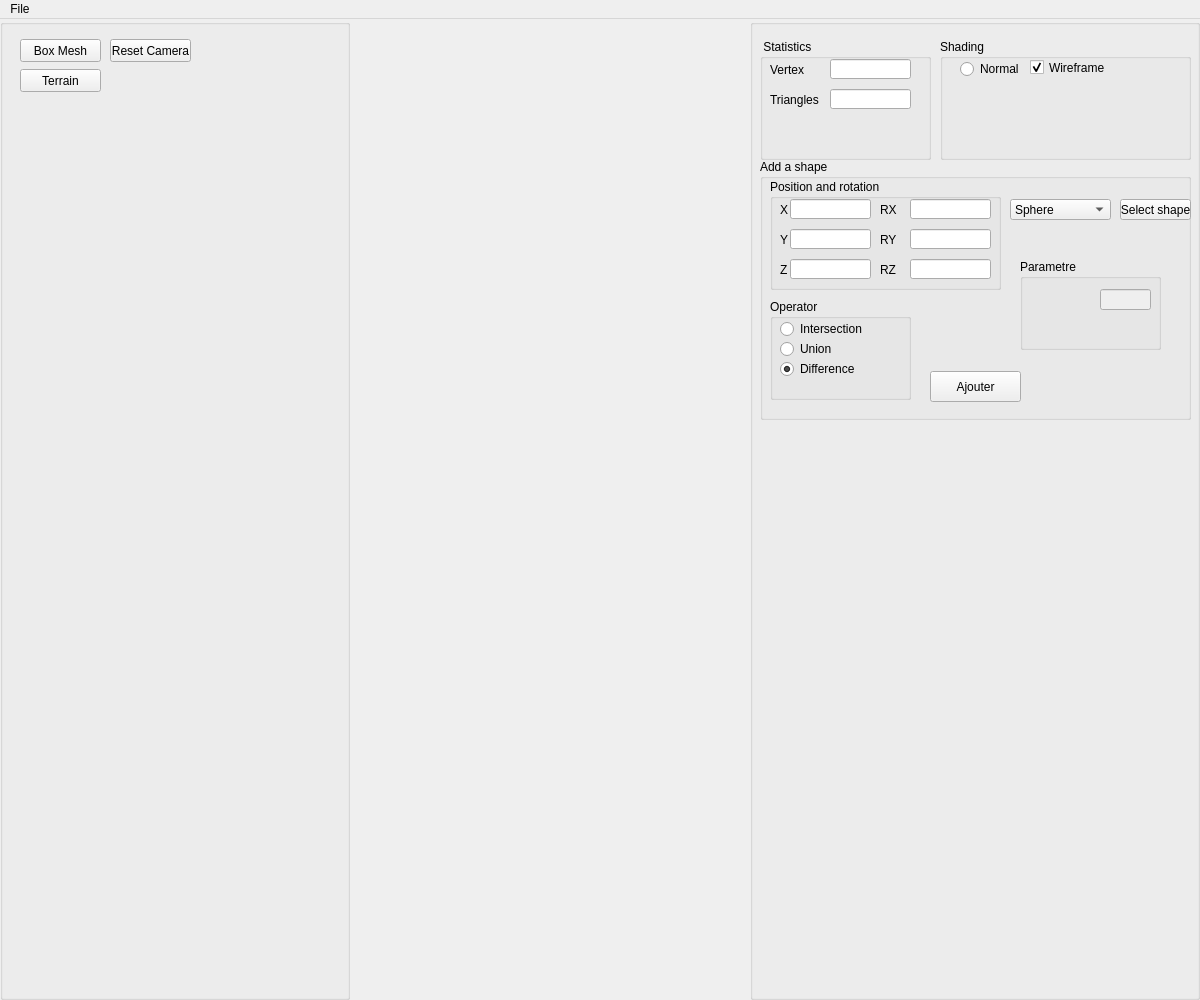
<?xml version="1.0" encoding="UTF-8"?>
<ui version="4.0">
 <class>Assets</class>
 <widget class="QMainWindow" name="Assets">
  <property name="geometry">
   <rect>
    <x>0</x>
    <y>0</y>
    <width>1200</width>
    <height>1000</height>
   </rect>
  </property>
  <property name="minimumSize">
   <size>
    <width>420</width>
    <height>300</height>
   </size>
  </property>
  <property name="windowTitle">
   <string>Implicit Terrain</string>
  </property>
  <widget class="QWidget" name="centralwidget">
   <layout class="QHBoxLayout">
    <property name="spacing">
     <number>0</number>
    </property>
    <property name="leftMargin">
     <number>0</number>
    </property>
    <property name="topMargin">
     <number>0</number>
    </property>
    <property name="rightMargin">
     <number>0</number>
    </property>
    <property name="bottomMargin">
     <number>0</number>
    </property>
    <item>
     <widget class="QGroupBox" name="Objects_groupBox">
      <property name="enabled">
       <bool>true</bool>
      </property>
      <property name="sizePolicy">
       <sizepolicy hsizetype="Fixed" vsizetype="Minimum">
        <horstretch>0</horstretch>
        <verstretch>0</verstretch>
       </sizepolicy>
      </property>
      <property name="minimumSize">
       <size>
        <width>350</width>
        <height>250</height>
       </size>
      </property>
      <property name="title">
       <string/>
      </property>
      <widget class="QPushButton" name="boxMesh">
       <property name="geometry">
        <rect>
         <x>20</x>
         <y>20</y>
         <width>81</width>
         <height>23</height>
        </rect>
       </property>
       <property name="toolTip">
        <string>&lt;!DOCTYPE HTML PUBLIC &quot;-//W3C//DTD HTML 4.0//EN&quot; &quot;http://www.w3.org/TR/REC-html40/strict.dtd&quot;&gt;
&lt;html&gt;&lt;head&gt;&lt;meta name=&quot;qrichtext&quot; content=&quot;1&quot; /&gt;&lt;style type=&quot;text/css&quot;&gt;
p, li { white-space: pre-wrap; }
&lt;/style&gt;&lt;/head&gt;&lt;body style=&quot; font-family:'MS Shell Dlg 2'; font-size:8pt; font-weight:400; font-style:normal;&quot;&gt;
&lt;p style=&quot; margin-top:0px; margin-bottom:0px; margin-left:0px; margin-right:0px; -qt-block-indent:0; text-indent:0px;&quot;&gt;&lt;span style=&quot; color:#5500ff;&quot;&gt;Callback #01&lt;/span&gt;&lt;/p&gt;
&lt;p style=&quot; margin-top:0px; margin-bottom:0px; margin-left:0px; margin-right:0px; -qt-block-indent:0; text-indent:0px;&quot;&gt;&lt;span style=&quot; font-style:italic; color:#aa00ff;&quot;&gt;Create Eurographics 1996 Bear&lt;/span&gt;&lt;/p&gt;&lt;/body&gt;&lt;/html&gt;</string>
       </property>
       <property name="text">
        <string>Box Mesh</string>
       </property>
       <property name="checkable">
        <bool>false</bool>
       </property>
      </widget>
      <widget class="QPushButton" name="resetcameraButton">
       <property name="geometry">
        <rect>
         <x>110</x>
         <y>20</y>
         <width>81</width>
         <height>23</height>
        </rect>
       </property>
       <property name="toolTip">
        <string>&lt;html&gt;&lt;head/&gt;&lt;body&gt;&lt;p&gt;&lt;span style=&quot; color:#5500ff;&quot;&gt;Callback #03&lt;/span&gt;&lt;/p&gt;&lt;p&gt;&lt;span style=&quot; font-style:italic; color:#aa00ff;&quot;&gt;Create Eurographics 1996 Bird&lt;/span&gt;&lt;/p&gt;&lt;/body&gt;&lt;/html&gt;</string>
       </property>
       <property name="text">
        <string>Reset Camera</string>
       </property>
       <property name="checkable">
        <bool>true</bool>
       </property>
       <property name="autoDefault">
        <bool>false</bool>
       </property>
       <property name="default">
        <bool>false</bool>
       </property>
       <property name="flat">
        <bool>false</bool>
       </property>
      </widget>
      <widget class="QPushButton" name="boxTerrain">
       <property name="geometry">
        <rect>
         <x>20</x>
         <y>50</y>
         <width>81</width>
         <height>23</height>
        </rect>
       </property>
       <property name="toolTip">
        <string>&lt;!DOCTYPE HTML PUBLIC &quot;-//W3C//DTD HTML 4.0//EN&quot; &quot;http://www.w3.org/TR/REC-html40/strict.dtd&quot;&gt;
&lt;html&gt;&lt;head&gt;&lt;meta name=&quot;qrichtext&quot; content=&quot;1&quot; /&gt;&lt;style type=&quot;text/css&quot;&gt;
p, li { white-space: pre-wrap; }
&lt;/style&gt;&lt;/head&gt;&lt;body style=&quot; font-family:'MS Shell Dlg 2'; font-size:8pt; font-weight:400; font-style:normal;&quot;&gt;
&lt;p style=&quot; margin-top:0px; margin-bottom:0px; margin-left:0px; margin-right:0px; -qt-block-indent:0; text-indent:0px;&quot;&gt;&lt;span style=&quot; color:#5500ff;&quot;&gt;Callback #01&lt;/span&gt;&lt;/p&gt;
&lt;p style=&quot; margin-top:0px; margin-bottom:0px; margin-left:0px; margin-right:0px; -qt-block-indent:0; text-indent:0px;&quot;&gt;&lt;span style=&quot; font-style:italic; color:#aa00ff;&quot;&gt;Create Eurographics 1996 Bear&lt;/span&gt;&lt;/p&gt;&lt;/body&gt;&lt;/html&gt;</string>
       </property>
       <property name="text">
        <string>Terrain</string>
       </property>
       <property name="checkable">
        <bool>false</bool>
       </property>
      </widget>
     </widget>
    </item>
    <item>
     <widget class="QWidget" name="widget_GL" native="true"/>
    </item>
    <item>
     <widget class="QGroupBox" name="Parameters_groupBox">
      <property name="sizePolicy">
       <sizepolicy hsizetype="Maximum" vsizetype="Minimum">
        <horstretch>0</horstretch>
        <verstretch>0</verstretch>
       </sizepolicy>
      </property>
      <property name="minimumSize">
       <size>
        <width>450</width>
        <height>141</height>
       </size>
      </property>
      <property name="title">
       <string/>
      </property>
      <widget class="QGroupBox" name="groupBox_4">
       <property name="geometry">
        <rect>
         <x>10</x>
         <y>20</y>
         <width>171</width>
         <height>121</height>
        </rect>
       </property>
       <property name="title">
        <string> Statistics</string>
       </property>
       <widget class="QLabel" name="label_2">
        <property name="geometry">
         <rect>
          <x>10</x>
          <y>20</y>
          <width>61</width>
          <height>21</height>
         </rect>
        </property>
        <property name="text">
         <string>Vertex</string>
        </property>
       </widget>
       <widget class="QLineEdit" name="lineEdit_2">
        <property name="geometry">
         <rect>
          <x>70</x>
          <y>50</y>
          <width>81</width>
          <height>20</height>
         </rect>
        </property>
        <property name="alignment">
         <set>Qt::AlignRight|Qt::AlignTrailing|Qt::AlignVCenter</set>
        </property>
       </widget>
       <widget class="QLabel" name="label_3">
        <property name="geometry">
         <rect>
          <x>10</x>
          <y>50</y>
          <width>61</width>
          <height>21</height>
         </rect>
        </property>
        <property name="text">
         <string>Triangles</string>
        </property>
       </widget>
       <widget class="QLineEdit" name="lineEdit">
        <property name="geometry">
         <rect>
          <x>70</x>
          <y>20</y>
          <width>81</width>
          <height>20</height>
         </rect>
        </property>
        <property name="text">
         <string/>
        </property>
        <property name="alignment">
         <set>Qt::AlignRight|Qt::AlignTrailing|Qt::AlignVCenter</set>
        </property>
       </widget>
      </widget>
      <widget class="QGroupBox" name="groupBox_13">
       <property name="geometry">
        <rect>
         <x>190</x>
         <y>20</y>
         <width>251</width>
         <height>121</height>
        </rect>
       </property>
       <property name="title">
        <string>Shading</string>
       </property>
       <widget class="QRadioButton" name="radioShadingButton_1">
        <property name="geometry">
         <rect>
          <x>20</x>
          <y>20</y>
          <width>61</width>
          <height>20</height>
         </rect>
        </property>
        <property name="text">
         <string>Normal</string>
        </property>
        <property name="checked">
         <bool>false</bool>
        </property>
       </widget>
       <widget class="QCheckBox" name="wireframe">
        <property name="geometry">
         <rect>
          <x>90</x>
          <y>20</y>
          <width>81</width>
          <height>17</height>
         </rect>
        </property>
        <property name="text">
         <string>Wireframe</string>
        </property>
        <property name="checked">
         <bool>true</bool>
        </property>
       </widget>
      </widget>
      <widget class="QGroupBox" name="groupBox_5">
       <property name="geometry">
        <rect>
         <x>10</x>
         <y>140</y>
         <width>431</width>
         <height>261</height>
        </rect>
       </property>
       <property name="title">
        <string>Add a shape</string>
       </property>
       <widget class="QPushButton" name="boxAjout">
        <property name="geometry">
         <rect>
          <x>170</x>
          <y>212</y>
          <width>91</width>
          <height>31</height>
         </rect>
        </property>
        <property name="toolTip">
         <string>&lt;!DOCTYPE HTML PUBLIC &quot;-//W3C//DTD HTML 4.0//EN&quot; &quot;http://www.w3.org/TR/REC-html40/strict.dtd&quot;&gt;
&lt;html&gt;&lt;head&gt;&lt;meta name=&quot;qrichtext&quot; content=&quot;1&quot; /&gt;&lt;style type=&quot;text/css&quot;&gt;
p, li { white-space: pre-wrap; }
&lt;/style&gt;&lt;/head&gt;&lt;body style=&quot; font-family:'MS Shell Dlg 2'; font-size:8pt; font-weight:400; font-style:normal;&quot;&gt;
&lt;p style=&quot; margin-top:0px; margin-bottom:0px; margin-left:0px; margin-right:0px; -qt-block-indent:0; text-indent:0px;&quot;&gt;&lt;span style=&quot; color:#5500ff;&quot;&gt;Callback #01&lt;/span&gt;&lt;/p&gt;
&lt;p style=&quot; margin-top:0px; margin-bottom:0px; margin-left:0px; margin-right:0px; -qt-block-indent:0; text-indent:0px;&quot;&gt;&lt;span style=&quot; font-style:italic; color:#aa00ff;&quot;&gt;Create Eurographics 1996 Bear&lt;/span&gt;&lt;/p&gt;&lt;/body&gt;&lt;/html&gt;</string>
        </property>
        <property name="text">
         <string>Ajouter</string>
        </property>
        <property name="checkable">
         <bool>false</bool>
        </property>
       </widget>
       <widget class="QGroupBox" name="groupBox_6">
        <property name="geometry">
         <rect>
          <x>10</x>
          <y>140</y>
          <width>141</width>
          <height>101</height>
         </rect>
        </property>
        <property name="title">
         <string>Operator</string>
        </property>
        <widget class="QRadioButton" name="radioShadingButton_2">
         <property name="geometry">
          <rect>
           <x>10</x>
           <y>20</y>
           <width>91</width>
           <height>20</height>
          </rect>
         </property>
         <property name="text">
          <string>Intersection</string>
         </property>
         <property name="checked">
          <bool>false</bool>
         </property>
        </widget>
        <widget class="QRadioButton" name="radioShadingButton_3">
         <property name="geometry">
          <rect>
           <x>10</x>
           <y>40</y>
           <width>81</width>
           <height>20</height>
          </rect>
         </property>
         <property name="text">
          <string>Union</string>
         </property>
         <property name="checked">
          <bool>false</bool>
         </property>
        </widget>
        <widget class="QRadioButton" name="radioShadingButton_4">
         <property name="geometry">
          <rect>
           <x>10</x>
           <y>60</y>
           <width>91</width>
           <height>20</height>
          </rect>
         </property>
         <property name="text">
          <string>Difference</string>
         </property>
         <property name="checked">
          <bool>true</bool>
         </property>
        </widget>
       </widget>
       <widget class="QGroupBox" name="groupBox_7">
        <property name="geometry">
         <rect>
          <x>10</x>
          <y>20</y>
          <width>231</width>
          <height>111</height>
         </rect>
        </property>
        <property name="title">
         <string>Position and rotation</string>
        </property>
        <widget class="QLineEdit" name="lineRotationZ">
         <property name="geometry">
          <rect>
           <x>140</x>
           <y>80</y>
           <width>81</width>
           <height>20</height>
          </rect>
         </property>
         <property name="text">
          <string/>
         </property>
         <property name="alignment">
          <set>Qt::AlignRight|Qt::AlignTrailing|Qt::AlignVCenter</set>
         </property>
        </widget>
        <widget class="QLabel" name="label_6">
         <property name="geometry">
          <rect>
           <x>10</x>
           <y>80</y>
           <width>21</width>
           <height>21</height>
          </rect>
         </property>
         <property name="text">
          <string>Z</string>
         </property>
        </widget>
        <widget class="QLabel" name="label_4">
         <property name="geometry">
          <rect>
           <x>10</x>
           <y>20</y>
           <width>21</width>
           <height>21</height>
          </rect>
         </property>
         <property name="text">
          <string>X</string>
         </property>
        </widget>
        <widget class="QLabel" name="label_5">
         <property name="geometry">
          <rect>
           <x>10</x>
           <y>50</y>
           <width>21</width>
           <height>21</height>
          </rect>
         </property>
         <property name="text">
          <string>Y</string>
         </property>
        </widget>
        <widget class="QLineEdit" name="linePositionZ">
         <property name="geometry">
          <rect>
           <x>20</x>
           <y>80</y>
           <width>81</width>
           <height>20</height>
          </rect>
         </property>
         <property name="alignment">
          <set>Qt::AlignRight|Qt::AlignTrailing|Qt::AlignVCenter</set>
         </property>
        </widget>
        <widget class="QLabel" name="label_7">
         <property name="geometry">
          <rect>
           <x>110</x>
           <y>80</y>
           <width>21</width>
           <height>21</height>
          </rect>
         </property>
         <property name="text">
          <string>RZ</string>
         </property>
        </widget>
        <widget class="QLineEdit" name="linePositionY">
         <property name="geometry">
          <rect>
           <x>20</x>
           <y>50</y>
           <width>81</width>
           <height>20</height>
          </rect>
         </property>
         <property name="alignment">
          <set>Qt::AlignRight|Qt::AlignTrailing|Qt::AlignVCenter</set>
         </property>
        </widget>
        <widget class="QLineEdit" name="linePositionX">
         <property name="geometry">
          <rect>
           <x>20</x>
           <y>20</y>
           <width>81</width>
           <height>20</height>
          </rect>
         </property>
         <property name="text">
          <string/>
         </property>
         <property name="alignment">
          <set>Qt::AlignRight|Qt::AlignTrailing|Qt::AlignVCenter</set>
         </property>
        </widget>
        <widget class="QLabel" name="label_8">
         <property name="geometry">
          <rect>
           <x>110</x>
           <y>50</y>
           <width>21</width>
           <height>21</height>
          </rect>
         </property>
         <property name="text">
          <string>RY</string>
         </property>
        </widget>
        <widget class="QLabel" name="label_9">
         <property name="geometry">
          <rect>
           <x>110</x>
           <y>20</y>
           <width>21</width>
           <height>21</height>
          </rect>
         </property>
         <property name="text">
          <string>RX</string>
         </property>
        </widget>
        <widget class="QLineEdit" name="lineRotationY">
         <property name="geometry">
          <rect>
           <x>140</x>
           <y>50</y>
           <width>81</width>
           <height>20</height>
          </rect>
         </property>
         <property name="text">
          <string/>
         </property>
         <property name="alignment">
          <set>Qt::AlignRight|Qt::AlignTrailing|Qt::AlignVCenter</set>
         </property>
        </widget>
        <widget class="QLineEdit" name="lineRotationX">
         <property name="geometry">
          <rect>
           <x>140</x>
           <y>20</y>
           <width>81</width>
           <height>20</height>
          </rect>
         </property>
         <property name="text">
          <string/>
         </property>
         <property name="alignment">
          <set>Qt::AlignRight|Qt::AlignTrailing|Qt::AlignVCenter</set>
         </property>
        </widget>
       </widget>
       <widget class="QComboBox" name="selectForm">
        <property name="enabled">
         <bool>true</bool>
        </property>
        <property name="geometry">
         <rect>
          <x>250</x>
          <y>40</y>
          <width>101</width>
          <height>21</height>
         </rect>
        </property>
        <property name="editable">
         <bool>false</bool>
        </property>
        <item>
         <property name="text">
          <string>Sphere</string>
         </property>
        </item>
        <item>
         <property name="text">
          <string>Box</string>
         </property>
        </item>
        <item>
         <property name="text">
          <string>Capsule</string>
         </property>
        </item>
        <item>
         <property name="text">
          <string>Cone</string>
         </property>
        </item>
        <item>
         <property name="text">
          <string>Ellipsoid</string>
         </property>
        </item>
        <item>
         <property name="text">
          <string>Pyramid</string>
         </property>
        </item>
        <item>
         <property name="text">
          <string>Torus</string>
         </property>
        </item>
       </widget>
       <widget class="QGroupBox" name="groupBox_8">
        <property name="geometry">
         <rect>
          <x>260</x>
          <y>100</y>
          <width>141</width>
          <height>91</height>
         </rect>
        </property>
        <property name="title">
         <string>Parametre</string>
        </property>
        <widget class="QLineEdit" name="Sphere">
         <property name="enabled">
          <bool>false</bool>
         </property>
         <property name="geometry">
          <rect>
           <x>80</x>
           <y>30</y>
           <width>51</width>
           <height>21</height>
          </rect>
         </property>
         <property name="text">
          <string/>
         </property>
         <property name="alignment">
          <set>Qt::AlignRight|Qt::AlignTrailing|Qt::AlignVCenter</set>
         </property>
        </widget>
        <widget class="QLabel" name="label_10">
         <property name="geometry">
          <rect>
           <x>10</x>
           <y>30</y>
           <width>61</width>
           <height>21</height>
          </rect>
         </property>
         <property name="text">
          <string/>
         </property>
        </widget>
       </widget>
       <widget class="QPushButton" name="boxSelect">
        <property name="geometry">
         <rect>
          <x>360</x>
          <y>40</y>
          <width>71</width>
          <height>21</height>
         </rect>
        </property>
        <property name="toolTip">
         <string>&lt;!DOCTYPE HTML PUBLIC &quot;-//W3C//DTD HTML 4.0//EN&quot; &quot;http://www.w3.org/TR/REC-html40/strict.dtd&quot;&gt;
&lt;html&gt;&lt;head&gt;&lt;meta name=&quot;qrichtext&quot; content=&quot;1&quot; /&gt;&lt;style type=&quot;text/css&quot;&gt;
p, li { white-space: pre-wrap; }
&lt;/style&gt;&lt;/head&gt;&lt;body style=&quot; font-family:'MS Shell Dlg 2'; font-size:8pt; font-weight:400; font-style:normal;&quot;&gt;
&lt;p style=&quot; margin-top:0px; margin-bottom:0px; margin-left:0px; margin-right:0px; -qt-block-indent:0; text-indent:0px;&quot;&gt;&lt;span style=&quot; color:#5500ff;&quot;&gt;Callback #01&lt;/span&gt;&lt;/p&gt;
&lt;p style=&quot; margin-top:0px; margin-bottom:0px; margin-left:0px; margin-right:0px; -qt-block-indent:0; text-indent:0px;&quot;&gt;&lt;span style=&quot; font-style:italic; color:#aa00ff;&quot;&gt;Create Eurographics 1996 Bear&lt;/span&gt;&lt;/p&gt;&lt;/body&gt;&lt;/html&gt;</string>
        </property>
        <property name="text">
         <string>Select shape</string>
        </property>
        <property name="checkable">
         <bool>false</bool>
        </property>
       </widget>
      </widget>
     </widget>
    </item>
   </layout>
  </widget>
  <widget class="QMenuBar" name="menubar">
   <property name="geometry">
    <rect>
     <x>0</x>
     <y>0</y>
     <width>1200</width>
     <height>21</height>
    </rect>
   </property>
   <widget class="QMenu" name="menuFile">
    <property name="title">
     <string>File</string>
    </property>
   </widget>
   <addaction name="menuFile"/>
  </widget>
  <action name="actionExit">
   <property name="text">
    <string>Exit</string>
   </property>
   <property name="shortcut">
    <string>Esc</string>
   </property>
  </action>
  <action name="actionNew_Scene">
   <property name="text">
    <string>New Scene</string>
   </property>
  </action>
  <action name="actionExport_obj">
   <property name="text">
    <string>OBJ File (.obj)</string>
   </property>
  </action>
  <action name="actionExport_ma">
   <property name="text">
    <string>Maya File (.ma)</string>
   </property>
  </action>
  <action name="actionLoad_ma">
   <property name="text">
    <string>Load</string>
   </property>
  </action>
  <action name="actionGL">
   <property name="text">
    <string>GL</string>
   </property>
  </action>
  <action name="actionVectorized">
   <property name="text">
    <string>Vectorized</string>
   </property>
  </action>
  <action name="actionExport_svg">
   <property name="text">
    <string>SVG File (.svg)</string>
   </property>
  </action>
  <action name="actionSphere_Tracing_png">
   <property name="text">
    <string>Sphere Tracing (.png)</string>
   </property>
  </action>
 </widget>
 <resources/>
 <connections/>
</ui>
